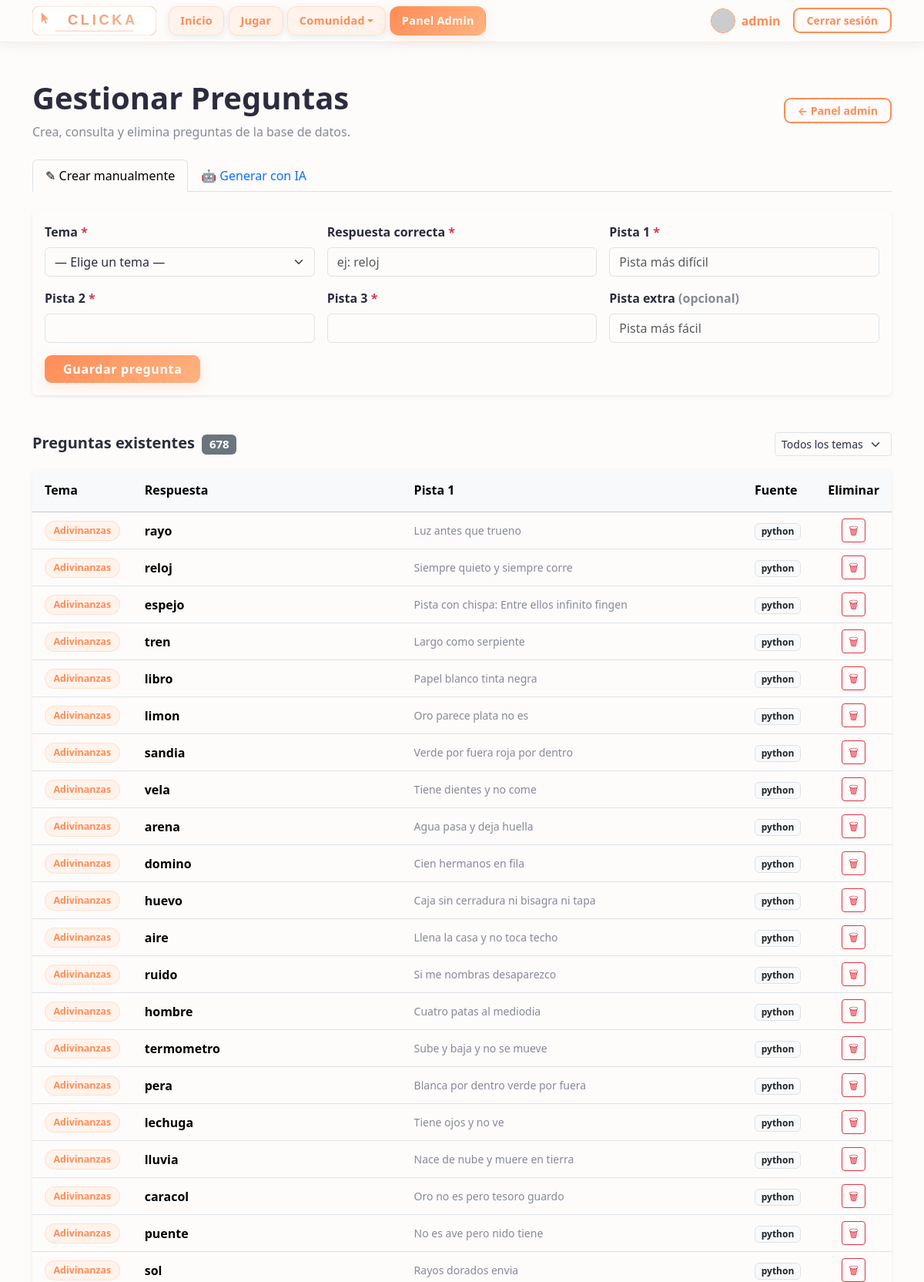
The page /pages/questions.php (signed in, upper part) on the database its author committed.
### tables this page shows
CREATE TABLE preguntas (
    id INTEGER PRIMARY KEY AUTOINCREMENT,
    tema_id INTEGER NOT NULL,
    pista1 TEXT NOT NULL,
    pista2 TEXT NOT NULL,
    pista3 TEXT NOT NULL,
    pista_extra TEXT,
    respuesta TEXT NOT NULL,
    fuente TEXT NOT NULL DEFAULT 'manual',
    created_at TEXT NOT NULL DEFAULT CURRENT_TIMESTAMP,
    FOREIGN KEY (tema_id) REFERENCES temas (id) ON DELETE CASCADE
);

CREATE TABLE temas (
    id INTEGER PRIMARY KEY AUTOINCREMENT,
    nombre TEXT NOT NULL UNIQUE,
    created_at TEXT NOT NULL DEFAULT CURRENT_TIMESTAMP
);

### pages/questions.php (the view, shortened to what this page needs)
<?php
require_once '../includes/db.php';
$preguntas = [];
$filterTema = isset($_GET['tema_id']) ? (int) $_GET['tema_id'] : 0;
$sql = 'SELECT p.id, p.pista1, p.pista2, p.pista3, p.pista_extra, p.respuesta,
               p.fuente, t.nombre AS tema_nombre
        FROM preguntas p
        JOIN temas t ON p.tema_id = t.id';
if ($filterTema > 0) {
    $stmtQ = $db->prepare($sql . ' WHERE p.tema_id = :tid ORDER BY p.id DESC');
    $stmtQ->bindValue(':tid', $filterTema, SQLITE3_INTEGER);
    $resQ = $stmtQ->execute();
} else {
    $resQ = $db->query($sql . ' ORDER BY t.nombre, p.id DESC');
}
while ($row = $resQ->fetchArray(SQLITE3_ASSOC)) {
    $preguntas[] = $row;
}
?>
<!DOCTYPE html>
<html lang="es">
<head>
  <?php include '../includes/head.php'; ?>
</head>
<body>
  <?php include '../includes/menu.php'; ?>
  <main class="container mt-5 pb-5">
    <div class="d-flex justify-content-between align-items-center mb-4">
      <div>
        <h1 class="fw-bold">Gestionar Preguntas</h1>
        <p class="text-muted mb-0">Crea, consulta y elimina preguntas de la base de datos.</p>
      </div>
      <a href="admin_config.php" class="btn btn-outline-accent btn-sm px-3">← Panel admin</a>
    </div>
    <ul class="nav nav-tabs mb-4" id="adminTabs">
      <li class="nav-item">
        <button class="nav-link active" data-bs-toggle="tab" data-bs-target="#tab-manual">
          &#9998; Crear manualmente
        </button>
      </li>
      <li class="nav-item">
        <button class="nav-link" data-bs-toggle="tab" data-bs-target="#tab-ia">
          &#129302; Generar con IA
        </button>
      </li>
    </ul>
    <div class="tab-content mb-5">
      <div class="tab-pane fade show active" id="tab-manual">
        <div class="card border-0 shadow-sm">
          <div class="card-body">
            <form method="POST">
              <div class="row g-3">
                <div class="col-md-4">
                  <label class="form-label fw-semibold">Tema <span class="text-danger">*</span></label>
                  <select name="tema_id" class="form-select" required>
                    <option value="">— Elige un tema —</option>
                  </select>
                </div>
                <div class="col-md-4">
                  <label class="form-label fw-semibold">Respuesta correcta <span class="text-danger">*</span></label>
                  <input type="text" name="respuesta" class="form-control" placeholder="ej: reloj" required>
                </div>
                <div class="col-12 col-md-4">
                  <label class="form-label fw-semibold">Pista 1 <span class="text-danger">*</span></label>
                  <input type="text" name="pista1" class="form-control" placeholder="Pista más difícil" required>
                </div>
                <div class="col-12 col-md-4">
                  <label class="form-label fw-semibold">Pista 2 <span class="text-danger">*</span></label>
                  <input type="text" name="pista2" class="form-control" required>
                </div>
                <div class="col-12 col-md-4">
                  <label class="form-label fw-semibold">Pista 3 <span class="text-danger">*</span></label>
                  <input type="text" name="pista3" class="form-control" required>
                </div>
                <div class="col-12 col-md-4">
                  <label class="form-label fw-semibold">Pista extra <span class="text-muted">(opcional)</span></label>
                  <input type="text" name="pista_extra" class="form-control" placeholder="Pista más fácil">
                </div>
                <div class="col-12">
                  <button type="submit" class="btn btn-primary px-4">Guardar pregunta</button>
                </div>
              </div>
            </form>
          </div>
        </div>
      </div>
    </div>
    <div class="d-flex justify-content-between align-items-center mb-3">
      <h5 class="fw-bold mb-0">
        Preguntas existentes
        <span class="badge bg-secondary ms-1"><?php echo count($preguntas); ?></span>
      </h5>
      <form method="GET" class="d-flex gap-2 align-items-center">
        <select name="tema_id" class="form-select form-select-sm" style="width:auto"
                onchange="this.form.submit()">
          <option value="">Todos los temas</option>
        </select>
      </form>
    </div>
    <?php if (empty($preguntas)): ?>
      <p class="text-muted text-center py-5">No hay preguntas para mostrar.</p>
    <?php else: ?>
      <div class="card border-0 shadow-sm">
        <div class="table-responsive">
          <table class="table align-middle mb-0">
            <thead class="table-light">
              <tr>
                <th class="px-3 py-3" style="width:100px">Tema</th>
                <th class="px-3 py-3">Respuesta</th>
                <th class="px-3 py-3 d-none d-md-table-cell">Pista 1</th>
                <th class="px-3 py-3 d-none d-lg-table-cell">Fuente</th>
                <th class="px-3 py-3 text-center">Eliminar</th>
              </tr>
            </thead>
            <tbody>
              <?php foreach ($preguntas as $q): ?>
              <tr>
                <td class="px-3 py-2">
                  <span class="ranking-tema"><?php echo htmlspecialchars($q['tema_nombre']); ?></span>
                </td>
                <td class="px-3 py-2 fw-semibold">
                  <?php echo htmlspecialchars($q['respuesta']); ?>
                </td>
                <td class="px-3 py-2 text-muted small d-none d-md-table-cell">
                  <?php echo htmlspecialchars(mb_strimwidth($q['pista1'], 0, 60, '…')); ?>
                </td>
                <td class="px-3 py-2 d-none d-lg-table-cell">
                  <span class="badge <?php echo $q['fuente'] === 'ia' ? 'bg-info text-dark' : 'bg-light text-dark border'; ?>">
                    <?php echo htmlspecialchars($q['fuente']); ?>
                  </span>
                </td>
                <td class="px-3 py-2 text-center">
                  <form method="POST"
                        onsubmit="return confirm('¿Eliminar esta pregunta?');">
                    <button type="submit" class="btn btn-sm btn-outline-danger">&#128465;</button>
                  </form>
                </td>
              </tr>
              <?php endforeach; ?>
            </tbody>
          </table>
        </div>
      </div>
    <?php endif; ?>
  </main>
  <?php include '../includes/foot.php'; ?>
</body>
</html>

### assets/css/styles.css (style rules this page uses)
:root { --clika-bg: #FDFCFB; --clika-card-bg: #FFFFFF; --clika-surface: #FFF3EB; --clika-primary: #FF8C57; --clika-primary-hover: #F07040; --clika-accent: #FFB380; --clika-text: #2C2C3E; --clika-muted: #888899; --clika-border: rgba(255, 140, 87, 0.18); --clika-border-strong: rgba(255, 140, 87, 0.38); --clika-shadow: rgba(255, 140, 87, 0.18); --clika-shadow-dark: rgba(44, 44, 62, 0.08); --font-heading: ui-sans-serif, system-ui, -apple-system, 'Segoe UI', Roboto, 'Helvetica Neue', Arial, sans-serif; --font-body: ui-sans-serif, system-ui, -apple-system, 'Segoe UI', Roboto, 'Helvetica Neue', Arial, sans-serif; --bs-body-bg: var(--clika-bg); --bs-body-color: var(--clika-text); --bs-primary: var(--clika-primary); --bs-primary-rgb: 255, 140, 87; }
*, *::before, *::after { box-sizing: border-box; }
body { background-color: var(--clika-bg); color: var(--clika-text); font-family: var(--font-body); min-height: 100vh; display: flex; flex-direction: column; }
main { flex: 1 0 auto; }
h1, h2, h3, h4, h5, h6, .navbar-brand { font-family: var(--font-heading); }
.text-muted { color: var(--clika-muted) !important; }
.btn-primary { background: linear-gradient(135deg, var(--clika-primary), var(--clika-accent)); border: none; color: #fff; font-family: var(--font-heading); font-weight: 700; letter-spacing: .04em; border-radius: 9px; box-shadow: 0 4px 16px var(--clika-shadow); transition: transform .18s, box-shadow .18s, filter .18s; }
.btn-outline-accent { border: 2px solid var(--clika-primary); color: var(--clika-primary); font-weight: 700; border-radius: 9px; background: transparent; transition: background .2s, color .2s, box-shadow .2s; }
.ranking-tema { display: inline-block; background: var(--clika-surface); border: 1px solid var(--clika-border); color: var(--clika-primary); font-size: .78rem; font-weight: 600; padding: .18rem .65rem; border-radius: 50px; text-transform: capitalize; }

### rows shown on the page
preguntas: tema.nombre "Adivinanzas", respuesta "rayo", pista1 "Luz antes que trueno", fuente "python"
preguntas: tema.nombre "Adivinanzas", respuesta "reloj", pista1 "Siempre quieto y siempre corre", fuente "python"
preguntas: tema.nombre "Adivinanzas", respuesta "espejo", pista1 "Pista con chispa: Entre ellos infinito fingen", fuente "python"
preguntas: tema.nombre "Adivinanzas", respuesta "tren", pista1 "Largo como serpiente", fuente "python"
preguntas: tema.nombre "Adivinanzas", respuesta "libro", pista1 "Papel blanco tinta negra", fuente "python"
preguntas: tema.nombre "Adivinanzas", respuesta "limon", pista1 "Oro parece plata no es", fuente "python"
preguntas: tema.nombre "Adivinanzas", respuesta "sandia", pista1 "Verde por fuera roja por dentro", fuente "python"
preguntas: tema.nombre "Adivinanzas", respuesta "vela", pista1 "Tiene dientes y no come", fuente "python"
preguntas: tema.nombre "Adivinanzas", respuesta "arena", pista1 "Agua pasa y deja huella", fuente "python"
preguntas: tema.nombre "Adivinanzas", respuesta "domino", pista1 "Cien hermanos en fila", fuente "python"
preguntas: tema.nombre "Adivinanzas", respuesta "huevo", pista1 "Caja sin cerradura ni bisagra ni tapa", fuente "python"
preguntas: tema.nombre "Adivinanzas", respuesta "aire", pista1 "Llena la casa y no toca techo", fuente "python"
preguntas: tema.nombre "Adivinanzas", respuesta "ruido", pista1 "Si me nombras desaparezco", fuente "python"
preguntas: tema.nombre "Adivinanzas", respuesta "hombre", pista1 "Cuatro patas al mediodia", fuente "python"
preguntas: tema.nombre "Adivinanzas", respuesta "termometro", pista1 "Sube y baja y no se mueve", fuente "python"
preguntas: tema.nombre "Adivinanzas", respuesta "pera", pista1 "Blanca por dentro verde por fuera", fuente "python"
preguntas: tema.nombre "Adivinanzas", respuesta "lechuga", pista1 "Tiene ojos y no ve", fuente "python"
preguntas: tema.nombre "Adivinanzas", respuesta "lluvia", pista1 "Nace de nube y muere en tierra", fuente "python"
preguntas: tema.nombre "Adivinanzas", respuesta "caracol", pista1 "Oro no es pero tesoro guardo", fuente "python"
preguntas: tema.nombre "Adivinanzas", respuesta "puente", pista1 "No es ave pero nido tiene", fuente "python"
preguntas: tema.nombre "Adivinanzas", respuesta "sol", pista1 "Rayos dorados envia", fuente "python"

### other values the page prints
$navName "admin"
count($preguntas) "678"
